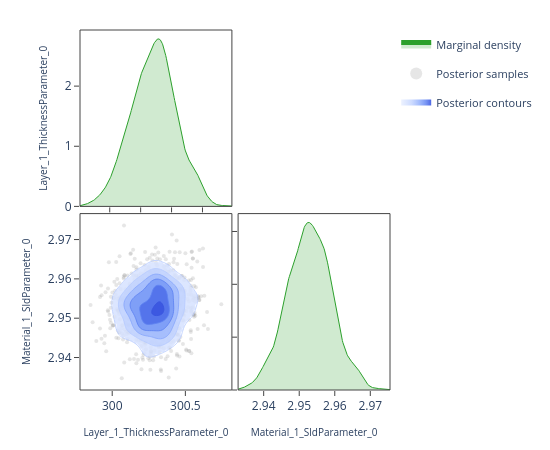

The notebook cell this image was saved under:
### Code cell
# ---- Pairwise focus: thickness vs SLD ---------------------------------------
# A 2-parameter corner plot zooms in on the joint posterior for a specific
# pair.  This is the same view the EasyReflectometryApp's "2D Heatmap"
# sub-tab uses to inspect parameter degeneracies.


params_of_interest = ['Layer_1_ThicknessParameter_0', 'Material_1_SldParameter_0']
idx = [posterior.param_names.index(p) for p in params_of_interest]
subset_draws = np.asarray(posterior.draws)[:, idx]

fig = plot_corner(subset_draws, params_of_interest)
fig.show()

### Figure 1 — Plotly figure (JSON) as saved in the notebook; plotly's stock layout.template omitted (floating-point values rounded to 4 significant figures; data arrays with more than 128 entries replaced by an {"elided": "..."} marker saying what was removed)
{"data": [{"fill": "tozeroy", "fillcolor": "rgba(44, 160, 44, 0.22)", "hoverinfo": "skip", "legendgroup": "marginal", "line": {"color": "rgb(44, 160, 44)", "width": 1}, "mode": "lines", "name": "Marginal density", "showlegend": true, "type": "scatter", "x": {"elided": "256 float values"}, "xaxis": "x", "y": {"elided": "256 float values"}, "yaxis": "y"}, {"hoverinfo": "skip", "legendgroup": "scatter", "marker": {"color": "rgba(140, 140, 140, 0.22)", "size": 4}, "mode": "markers", "name": "Posterior samples", "showlegend": true, "type": "scatter", "x": {"elided": "880 float values"}, "xaxis": "x3", "y": {"elided": "880 float values"}, "yaxis": "y3", "zorder": 0}, {"colorscale": [[0.0, "rgba(224, 233, 255, 0.62)"], [0.35, "rgba(183, 203, 255, 0.70)"], [0.6, "rgba(138, 169, 252, 0.78)"], [0.82, "rgba(96, 131, 242, 0.84)"], [1.0, "rgba(58, 86, 224, 0.90)"]], "connectgaps": false, "contours": {"coloring": "fill", "end": 152.3, "showlabels": false, "showlines": false, "size": 24.05, "start": 32.07}, "hoverinfo": "skip", "legendgroup": "contour", "name": "Posterior contours", "showlegend": true, "showscale": false, "type": "contour", "x": [299.8, 299.8, 299.8, 299.8, 299.9, 299.9, 299.9, 299.9, 299.9, 299.9, 299.9, 299.9, 300.0, 300.0, 300.0, 300.0, 300.0, 300.0, 300.0, 300.0, 300.1, 300.1, 300.1, 300.1, 300.1, 300.1, 300.1, 300.1, 300.2, 300.2, 300.2, 300.2, 300.2, 300.2, 300.2, 300.2, 300.3, 300.3, 300.3, 300.3, 300.3, 300.3, 300.3, 300.3, 300.4, 300.4, 300.4, 300.4, 300.4, 300.4, 300.4, 300.4, 300.5, 300.5, 300.5, 300.5, 300.5, 300.5, 300.5, 300.5, 300.6, 300.6, 300.6, 300.6, 300.6, 300.6, 300.6, 300.6, 300.7, 300.7, 300.7, 300.7, 300.7, 300.7, 300.7, 300.7, 300.8, 300.8, 300.8, 300.8], "xaxis": "x3", "y": [2.933, 2.933, 2.934, 2.934, 2.935, 2.936, 2.936, 2.937, 2.937, 2.938, 2.938, 2.939, 2.939, 2.94, 2.94, 2.941, 2.941, 2.942, 2.943, 2.943, 2.944, 2.944, 2.945, 2.945, 2.946, 2.946, 2.947, 2.947, 2.948, 2.948, 2.949, 2.95, 2.95, 2.951, 2.951, 2.952, 2.952, 2.953, 2.953, 2.954, 2.954, 2.955, 2.956, 2.956, 2.957, 2.957, 2.958, 2.958, 2.959, 2.959, 2.96, 2.96, 2.961, 2.961, 2.962, 2.963, 2.963, 2.964, 2.964, 2.965, 2.965, 2.966, 2.966, 2.967, 2.967, 2.968, 2.969, 2.969, 2.97, 2.97, 2.971, 2.971, 2.972, 2.972, 2.973, 2.973, 2.974, 2.974, 2.975, 2.976], "yaxis": "y3", "z": {"elided": "80x80 float values"}, "zmax": 152.3, "zmin": 32.07, "zorder": 1}, {"colorscale": [[0.0, "rgba(183, 203, 255, 0.94)"], [0.35, "rgba(183, 203, 255, 0.94)"], [0.35, "rgba(138, 169, 252, 0.95)"], [0.6, "rgba(138, 169, 252, 0.95)"], [0.6, "rgba(96, 131, 242, 0.96)"], [0.82, "rgba(96, 131, 242, 0.96)"], [0.82, "rgba(58, 86, 224, 0.98)"], [1.0, "rgba(58, 86, 224, 0.98)"]], "contours": {"coloring": "lines", "end": 152.3, "showlabels": false, "size": 24.05, "start": 32.07}, "hoverinfo": "skip", "legendgroup": "contour", "line": {"width": 0.9}, "showlegend": false, "showscale": false, "type": "contour", "x": [299.8, 299.8, 299.8, 299.8, 299.9, 299.9, 299.9, 299.9, 299.9, 299.9, 299.9, 299.9, 300.0, 300.0, 300.0, 300.0, 300.0, 300.0, 300.0, 300.0, 300.1, 300.1, 300.1, 300.1, 300.1, 300.1, 300.1, 300.1, 300.2, 300.2, 300.2, 300.2, 300.2, 300.2, 300.2, 300.2, 300.3, 300.3, 300.3, 300.3, 300.3, 300.3, 300.3, 300.3, 300.4, 300.4, 300.4, 300.4, 300.4, 300.4, 300.4, 300.4, 300.5, 300.5, 300.5, 300.5, 300.5, 300.5, 300.5, 300.5, 300.6, 300.6, 300.6, 300.6, 300.6, 300.6, 300.6, 300.6, 300.7, 300.7, 300.7, 300.7, 300.7, 300.7, 300.7, 300.7, 300.8, 300.8, 300.8, 300.8], "xaxis": "x3", "y": [2.933, 2.933, 2.934, 2.934, 2.935, 2.936, 2.936, 2.937, 2.937, 2.938, 2.938, 2.939, 2.939, 2.94, 2.94, 2.941, 2.941, 2.942, 2.943, 2.943, 2.944, 2.944, 2.945, 2.945, 2.946, 2.946, 2.947, 2.947, 2.948, 2.948, 2.949, 2.95, 2.95, 2.951, 2.951, 2.952, 2.952, 2.953, 2.953, 2.954, 2.954, 2.955, 2.956, 2.956, 2.957, 2.957, 2.958, 2.958, 2.959, 2.959, 2.96, 2.96, 2.961, 2.961, 2.962, 2.963, 2.963, 2.964, 2.964, 2.965, 2.965, 2.966, 2.966, 2.967, 2.967, 2.968, 2.969, 2.969, 2.97, 2.97, 2.971, 2.971, 2.972, 2.972, 2.973, 2.973, 2.974, 2.974, 2.975, 2.976], "yaxis": "y3", "z": {"elided": "80x80 float values"}, "zmax": 152.3, "zmin": 32.07, "zorder": 2}, {"fill": "tozeroy", "fillcolor": "rgba(44, 160, 44, 0.22)", "hoverinfo": "skip", "legendgroup": "marginal", "line": {"color": "rgb(44, 160, 44)", "width": 1}, "mode": "lines", "name": "Marginal density", "showlegend": false, "type": "scatter", "x": {"elided": "256 float values"}, "xaxis": "x4", "y": {"elided": "256 float values"}, "yaxis": "y4"}], "layout": {"height": 450, "legend": {"font": {"size": 11}, "itemsizing": "constant", "orientation": "v", "x": 1.02, "xanchor": "left", "y": 1.0, "yanchor": "top"}, "margin": {"b": 60, "l": 80, "r": 160, "t": 30}, "plot_bgcolor": "white", "shapes": [{"fillcolor": "rgba(0,0,0,0)", "layer": "above", "line": {"color": "#444", "width": 1}, "type": "rect", "x0": 0, "x1": 1, "xref": "x domain", "y0": 0, "y1": 1, "yref": "y domain"}, {"fillcolor": "rgba(0,0,0,0)", "layer": "above", "line": {"color": "#444", "width": 1}, "type": "rect", "x0": 0, "x1": 1, "xref": "x3 domain", "y0": 0, "y1": 1, "yref": "y3 domain"}, {"fillcolor": "rgba(0,0,0,0)", "layer": "above", "line": {"color": "#444", "width": 1}, "type": "rect", "x0": 0, "x1": 1, "xref": "x4 domain", "y0": 0, "y1": 1, "yref": "y4 domain"}], "showlegend": true, "width": 550, "xaxis": {"anchor": "y", "domain": [0.0, 0.49], "showgrid": false, "showticklabels": false, "ticks": "outside", "zeroline": false}, "xaxis2": {"anchor": "y2", "domain": [0.51, 1.0], "showgrid": false, "ticks": "outside", "visible": false, "zeroline": false}, "xaxis3": {"anchor": "y3", "domain": [0.0, 0.49], "showgrid": false, "ticks": "outside", "title": {"font": {"size": 10}, "text": "Layer_1_ThicknessParameter_0"}, "zeroline": false}, "xaxis4": {"anchor": "y4", "domain": [0.51, 1.0], "showgrid": false, "ticks": "outside", "title": {"font": {"size": 10}, "text": "Material_1_SldParameter_0"}, "zeroline": false}, "yaxis": {"anchor": "x", "domain": [0.51, 1.0], "showgrid": false, "ticks": "outside", "title": {"font": {"size": 10}, "text": "Layer_1_ThicknessParameter_0"}, "zeroline": false}, "yaxis2": {"anchor": "x2", "domain": [0.51, 1.0], "showgrid": false, "ticks": "outside", "visible": false, "zeroline": false}, "yaxis3": {"anchor": "x3", "domain": [0.0, 0.49], "showgrid": false, "ticks": "outside", "title": {"font": {"size": 10}, "text": "Material_1_SldParameter_0"}, "zeroline": false}, "yaxis4": {"anchor": "x4", "domain": [0.0, 0.49], "showgrid": false, "showticklabels": false, "ticks": "outside", "zeroline": false}}}
